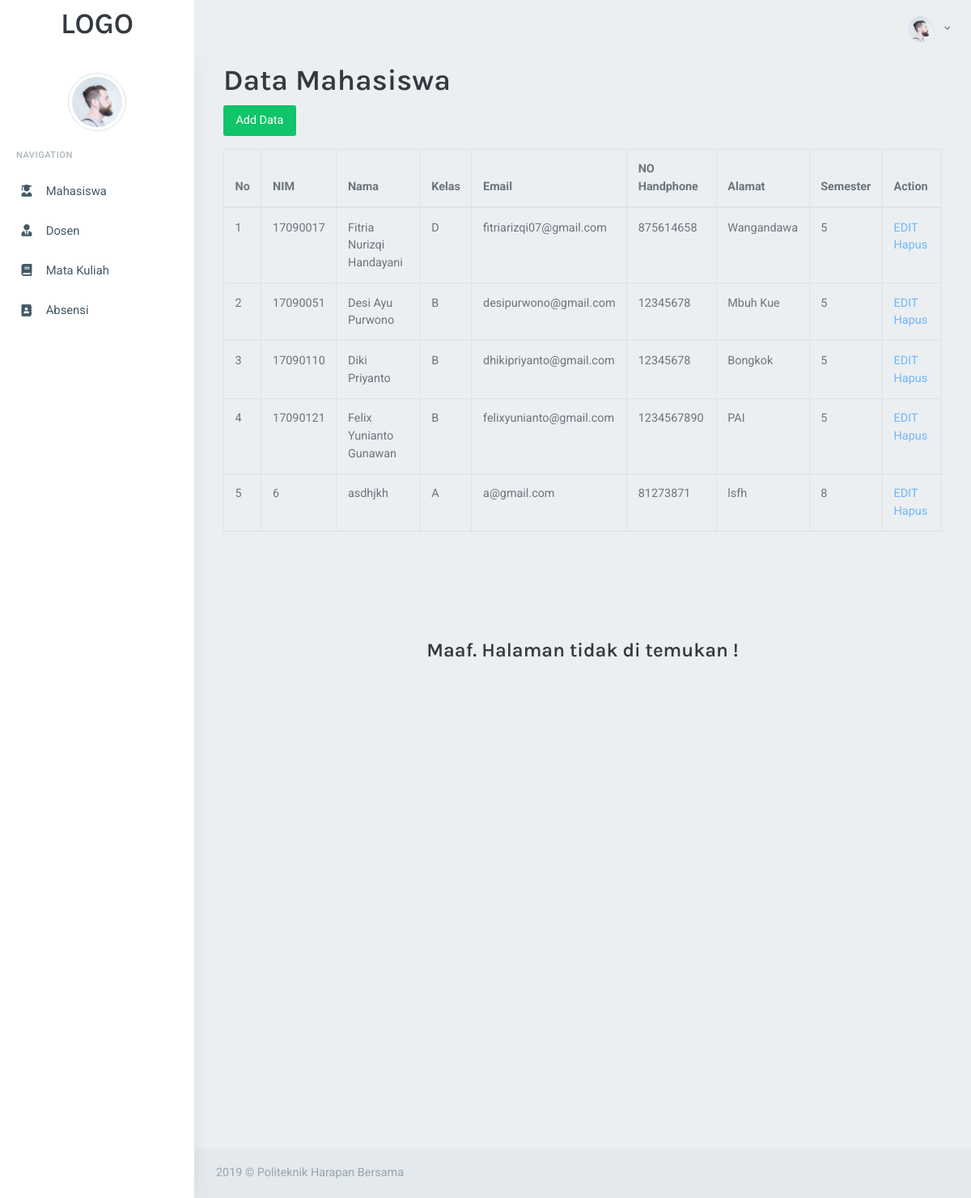
Screenshot of /admin/index.php?page=mahasiswa (signed in) with the database file from the repository.
### tables this page shows
CREATE TABLE `mahasiswa` (
  `nim` char(8) NOT NULL,
  `nama` varchar(50) NOT NULL,
  `kelas` varchar(2) NOT NULL,
  `email` varchar(50) NOT NULL,
  `no_hp` int(14) NOT NULL,
  `alamat` varchar(255) NOT NULL,
  `semester` int(1) NOT NULL
);

### admin/halaman/mahasiswa/mahasiswa.php (the view, shortened to what this page needs)
<!doctype html>
<html lang="en">
<head>
</head>
<body>
  <div class="container">
    <h1>Data Mahasiswa</h1>
    <p><a href="index.php?page=tambahdata" class="btn btn-success">Add Data</a></p>
    <table id="mytable" class="table table-bordered">
      <thead>
        <th>No</th>
        <th>NIM</th>
        <th>Nama</th>
        <th>Kelas</th>
        <th>Email</th>
        <th>NO Handphone</th>
        <th>Alamat</th>
        <th>Semester</th>
        <th>Action</th>
      </thead>
      <?php
  include "../koneksi.php";
  $data=mysqli_query($koneksi,"SELECT * FROM mahasiswa");
  if(mysqli_num_rows($data)>0){
    $no = 1 ;
    while($d = mysqli_fetch_assoc($data)){
      echo '
      <tr>
        <td>'.$no++.'</td>
        <td>'.$d['nim'].'</td>
        <td>'.$d['nama'].'</td>
        <td>'.$d['kelas'].'</td>
        <td>'.$d['email'].'</td>
        <td>'.$d['no_hp'].'</td>
        <td>'.$d['alamat'].'</td>
        <td>'.$d['semester'].'</td>
        <td>
          <a href="#">EDIT</a>
          <a href="halaman/mahasiswa/delete.php?nim'.$d['nim'].'" onclick="return confirm(\'Yakin ingin menghapus?\')">Hapus</a>
        </td>
        </tr>
      ';
    }
  }else{
    echo '<tr><td colspan="8">Tidak ada Data!</td></tr>';
  }
  ?>
    </table>
  </div>
</body>
</html>

### rows the page displays
mahasiswa: nim "17090017", nama "Fitria Nurizqi Handayani", kelas "D", email "fitriarizqi07@gmail.com", no_hp "875614658", alamat "Wangandawa", semester "5"
mahasiswa: nim "17090051", nama "Desi Ayu Purwono", kelas "B", email "desipurwono@gmail.com", no_hp "12345678", alamat "Mbuh Kue", semester "5"
mahasiswa: nim "17090110", nama "Diki Priyanto", kelas "B", email "dhikipriyanto@gmail.com", no_hp "12345678", alamat "Bongkok", semester "5"
mahasiswa: nim "17090121", nama "Felix Yunianto Gunawan", kelas "B", email "felixyunianto@gmail.com", no_hp "1234567890", alamat "PAI", semester "5"
mahasiswa: nim "6", nama "asdhjkh", kelas "A", email "a@gmail.com", no_hp "81273871", alamat "lsfh", semester "8"
